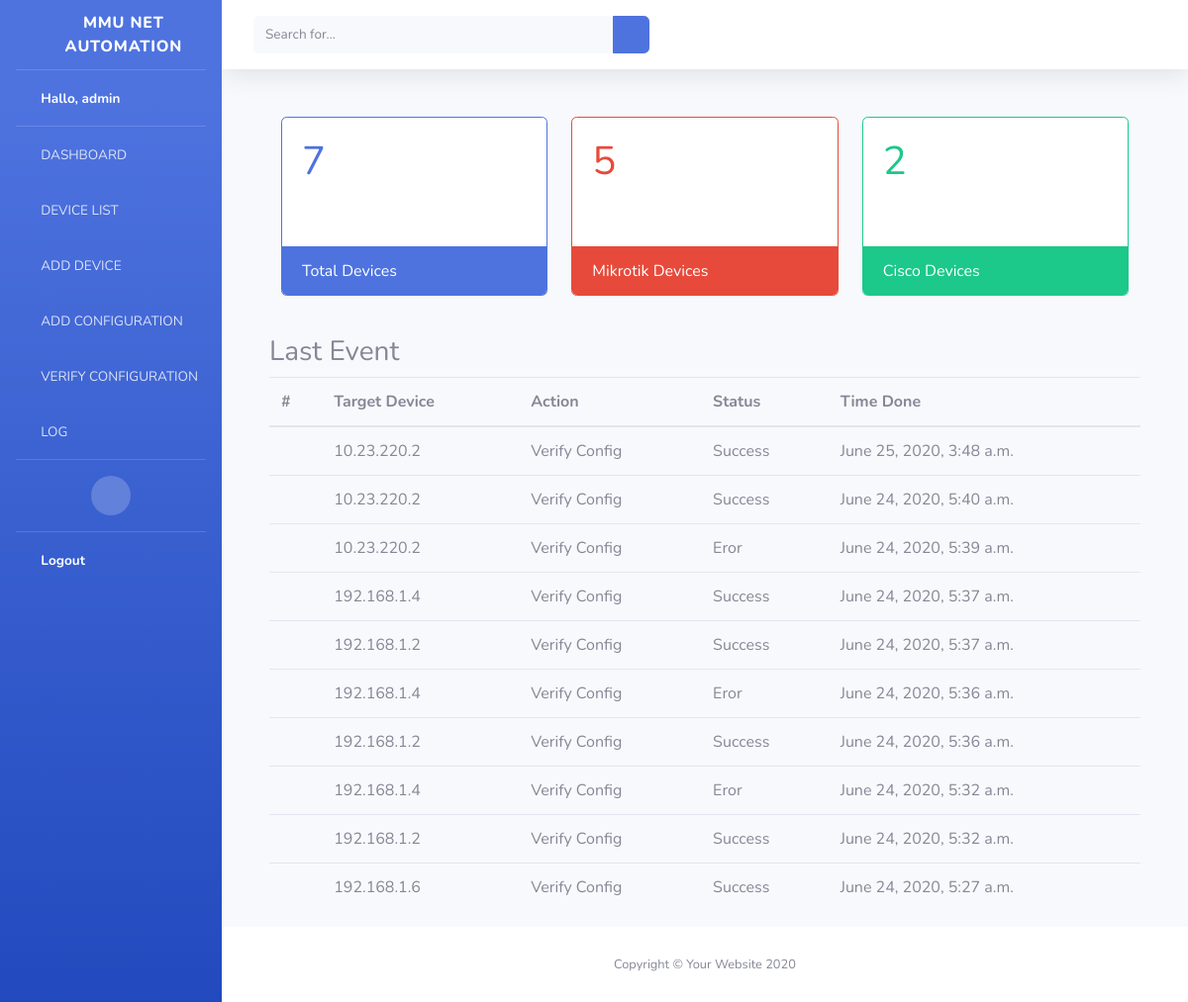
Page / (signed in) on the earlier database version.
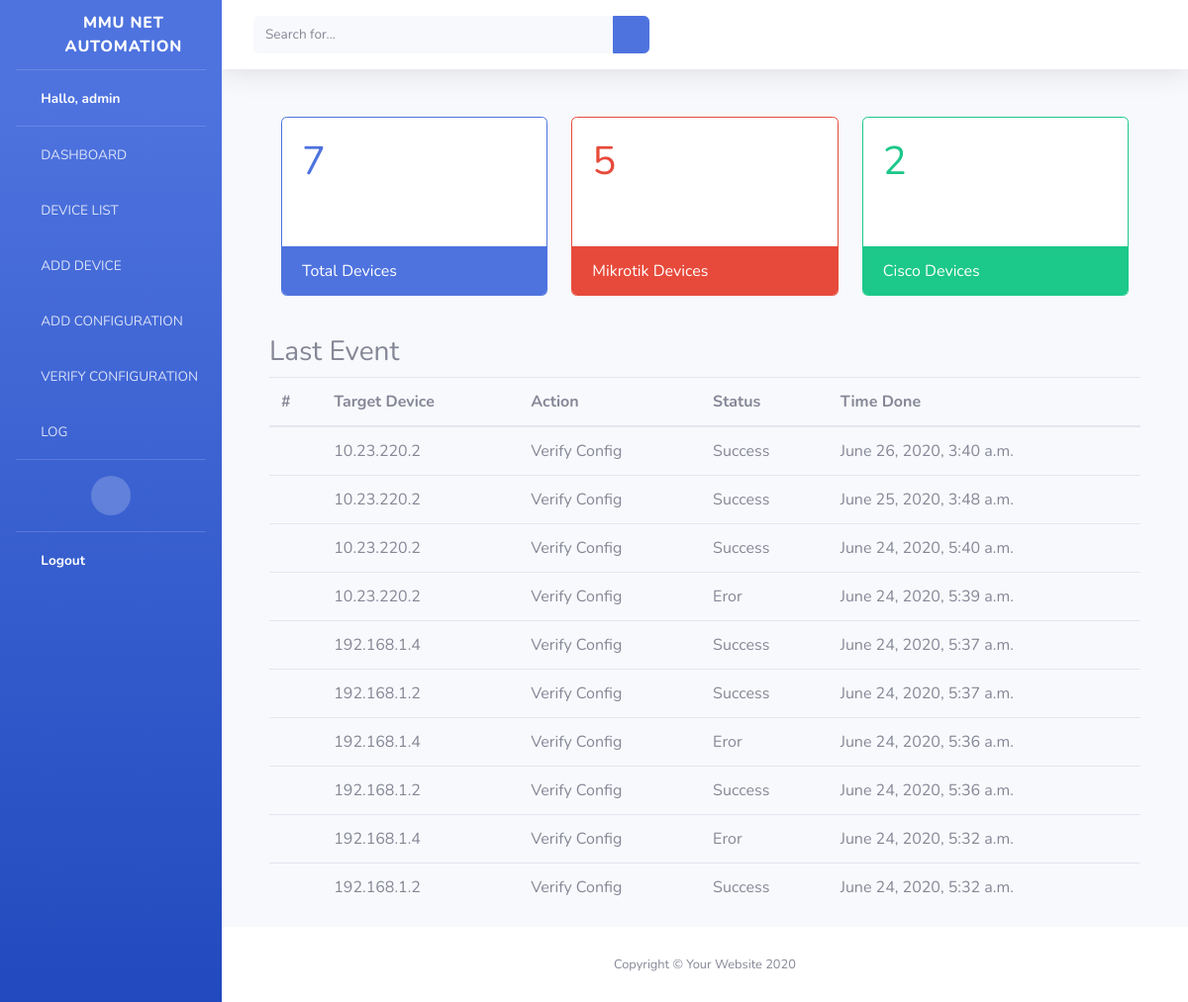
Same page on the later database version.
### network_automation/models.py (models this page shows, shortened)
class Log(models.Model):
    target = models.CharField(max_length=255)
    action = models.CharField(max_length=255)
    status = models.CharField(max_length=255)
    time = models.DateTimeField(null=True)
    messages = models.CharField(max_length=255, blank=True)

### network_automation/views.py (the view)
# urls.py: path('', views.home, name='home'),
@login_required(login_url=settings.LOGIN_URL)
def home(request):
    all_device = Device.objects.all()
    cisco_device = Device.objects.filter(vendor="cisco")
    mikrotik_device = Device.objects.filter(vendor="mikrotik")
    last_event = Log.objects.all().order_by('-id')[:10]
    context = {
        'all_device': len(all_device),
        'cisco_device' : len(cisco_device),
        'mikrotik_device' : len(mikrotik_device),
        'last_event' : last_event
    }
    return render(request, 'home.html', context)

### templates/home.html
{% extends 'base-update.html' %}
{% block content %}
<div class="mt-5 card-deck" style="margin:auto;">
    <div class="card border-primary mb-3" style="max-width: 18rem;">
        <div class="card-body text-primary">
        <h1 class="card-title">{{all_device}}</h1>
        <div class="mr-3 text-right" style="font-size: 20px;">
            <i class="fa fa-list fa-lg"></i>
        </div>
        </div>
        <div class="card-footer bg-primary border-primary text-white">Total Devices</div>
    </div>
    <div class="card border-danger mb-3" style="max-width: 18rem;">
        <div class="card-body text-danger">
        <h1 class="card-title">{{mikrotik_device}}</h1>
        <div class="mr-3 text-right" style="font-size: 20px;">
            <i class="fa fa-list fa-lg"></i>
        </div>
        </div>
        <div class="card-footer bg-danger border-danger text-white">Mikrotik Devices</div>
    </div>
    <div class="card border-success mb-3" style="max-width: 18rem;">
        <div class="card-body text-success">
        <h1 class="card-title">{{cisco_device}}</h1>
        <div class="mr-3 text-right" style="font-size: 20px;">
            <i class="fa fa-list fa-lg"></i>
        </div>
        </div>
        <div class="card-footer bg-success border-success text-white">Cisco Devices</div>
    </div>
</div>
<h3 class="mt-4">Last Event</h3>
<table class="table">
    <thead>
        <tr>
            <th>#</th>
            <th>Target Device</th>
            <th>Action</th>
            <th>Status</th>
            <th>Time Done</th>
        </tr>
    </thead>
    <tbody>
        {% for log in last_event %}
        <tr>
            <td></td>
            <td>{{log.target}}</td>
            <td>{{log.action}}</td>
            <td>{{log.status}}</td>
            <td>{{log.time}}</td>
        </tr>
        {% endfor %}
    </tbody>
</table>
{% endblock content %}

Differences in the rows shown:
no longer on this page (row unchanged): Log: target "192.168.1.6", action "Verify Config", status "Success", time "June 24, 2020, 5:27 a.m."
added Log: target "10.23.220.2", action "Verify Config", status "Success", time "June 26, 2020, 3:40 a.m."
